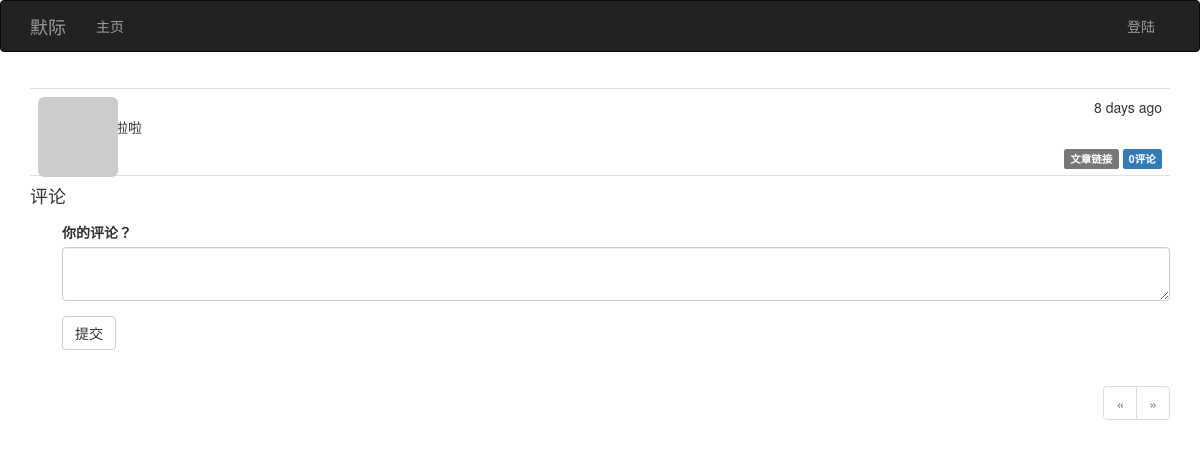
/post/109, run on an earlier commit of the app's database.
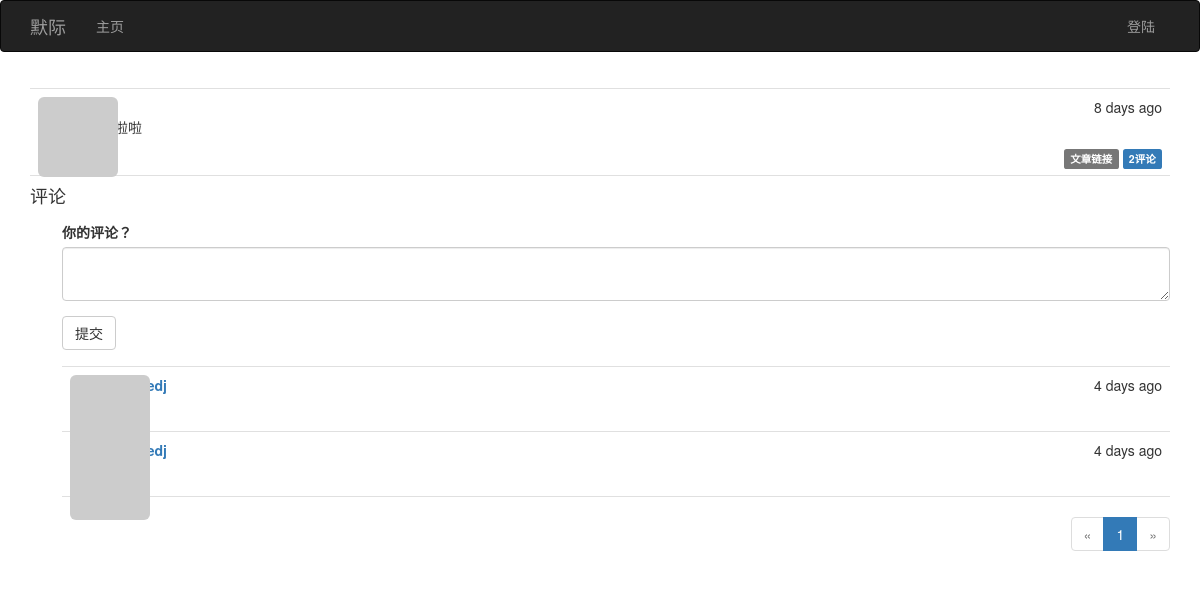
And on a later commit of the database.
### app/models.py (models this page shows, shortened)
class Post(db.Model):
	__tablename__ = 'posts'
	id = db.Column(db.Integer, primary_key=True)
	body = db.Column(db.Text)
	timestamp = db.Column(db.DateTime, index=True, default=datetime.utcnow)
	author_id = db.Column(db.Integer, db.ForeignKey('users.id'))
	body_html = db.Column(db.Text)
	comments = db.relationship('Comment', backref='post', lazy='dynamic')

class Comment(db.Model):
	__tablename__ = 'comments'
	id = db.Column(db.Integer, primary_key=True)
	body = db.Column(db.Text)
	body_html = db.Column(db.Text)
	timestamp = db.Column(db.DateTime, index=True, default=datetime.utcnow)
	disabled = db.Column(db.Boolean)
	author_id = db.Column(db.Integer, db.ForeignKey('users.id'))
	post_id = db.Column(db.Integer, db.ForeignKey('posts.id'))

### app/main/views.py (the view, shortened to what this page needs)
@main.route('/post/<int:id>', methods=['GET', 'POST'])
def post(id):
    post = Post.query.get_or_404(id)
    form = CommentForm()
    form.body.data = session.get('comment')
    page = request.args.get('page', 1, type=int)
    pagination = post.comments.order_by(Comment.timestamp.desc()).paginate(page, per_page=current_app.config['FLASKY_COMMENTS_PER_PAGE'], error_out=False)
    comments = pagination.items
    return render_template('post.html', posts=[post], form=form, comments=comments, pagination=pagination)

### app/main/forms.py
class CommentForm(Form):
	body = PageDownField('你的评论？', validators=[DataRequired()])
	submit = SubmitField('提交')

### app/auth/views.py (called while the page is built)
@auth.before_app_request
def before_request():
	if current_user.is_authenticated \
			and not current_user.confirmed \
			and request.endpoint[:5] != 'auth.' \
			and request.endpoint != 'static':
		return redirect(url_for('auth.unconfirmed'))

@auth.before_app_request
def before_request():
	if current_user.is_authenticated:
		current_user.ping()
		if not current_user.confirmed and request.endpoint[:5] != 'auth.':
			return redirect(url_for('auth.unconfirmed'))

### app/main/__init__.py (called while the page is built)
@main.app_context_processor
def inject_permissions():
	return dict(Permission=Permission)

### app/models.py (called while the page is built)
	def gravatar(self, size=100, default='identicon', rating='g'):
		if request.is_secure:
			url = 'https://secure.gravatar.com/avatar'
		else:
			url = 'http://www.gravatar.com/avatar'
		hash = self.avatar_hash or hashlib.md5(self.email.encode('utf-8')).hexdigest()
		return '{url}/{hash}?s={size}&d={default}&r={rating}'.format(url=url, hash=hash, size=size, default=default, rating=rating)

	def is_administrator(self):
		return False

### app/templates/post.html (shortened to what this page needs)
{% extends "base.html" %}
{% import "bootstrap/wtf.html" as wtf %}
{% import "_macros.html" as macros %}
{% block page_content %}
{% include '_posts.html' %}
<h4 id="comments">评论</h4>
<div class="comment-form">
    {{ wtf.quick_form(form) }}
</div>
{% include '_comments.html' %}
{% if pagination %}
<div class="pagination">
    {{ macros.pagination_widget(pagination, '.post', fragment='#comments', id=posts[0].id) }}
</div>
{% endif %}
{% endblock %}

### app/templates/_posts.html (shortened to what this page needs)
<ul class="posts">
    {% for post in posts %}
    <li class="post">
        <div class="post-thumbnail">
            <a href="{{ url_for('.user', username=post.author.username) }}">
                <img class="img-rounded profile-thumbnail" src="{{ post.author.gravatar(size=40) }}">
            </a>
        </div>
        <div class="post-content">
            <div class="post-date">{{ moment(post.timestamp).fromNow() }}</div>
            <div class="post-author"><a href="{{ url_for('.user', username=post.author.username) }}">{{ post.author.username }}</a></div>
            <div class="post-body">
			{% if post.body_html %}
				{{ post.body_html | safe }}
			{% else %}
				{{ post.body }}
			{% endif %}
			</div>
			<div class="post-footer">
                <a href="{{ url_for('.post', id=post.id) }}">
                    <span class="label label-default">文章链接</span>
                </a>
				<a href="{{ url_for('.post', id=post.id) }}#comments"><span class="label label-primary">{{ post.comments.count() }}评论</span> 				</a>
            </div>
        </div>
    </li>
    {% endfor %}
</ul>

### app/templates/_comments.html (shortened to what this page needs)
<ul class="comments">
    {% for comment in comments %}
    <li class="comment">
        <div class="comment-thumbnail">
            <a href="{{ url_for('.user', username=comment.author.username) }}">
                <img class="img-rounded profile-thumbnail" src="{{ comment.author.gravatar(size=40) }}">
            </a>
        </div>
        <div class="comment-content">
            <div class="comment-date">{{ moment(comment.timestamp).fromNow() }}</div>
            <div class="comment-author"><a href="{{ url_for('.user', username=comment.author.username) }}">{{ comment.author.username }}</a></div>
            <div class="comment-body">
            </div>
        </div>
    </li>
    {% endfor %}
</ul>

What changed in the data, as far as the page shows it:
computed for Post: comments.count "0" → "2"
added Comment: timestamp "4 days ago"
added Comment: timestamp "4 days ago"
Also different on the page:
new list line: "1"
